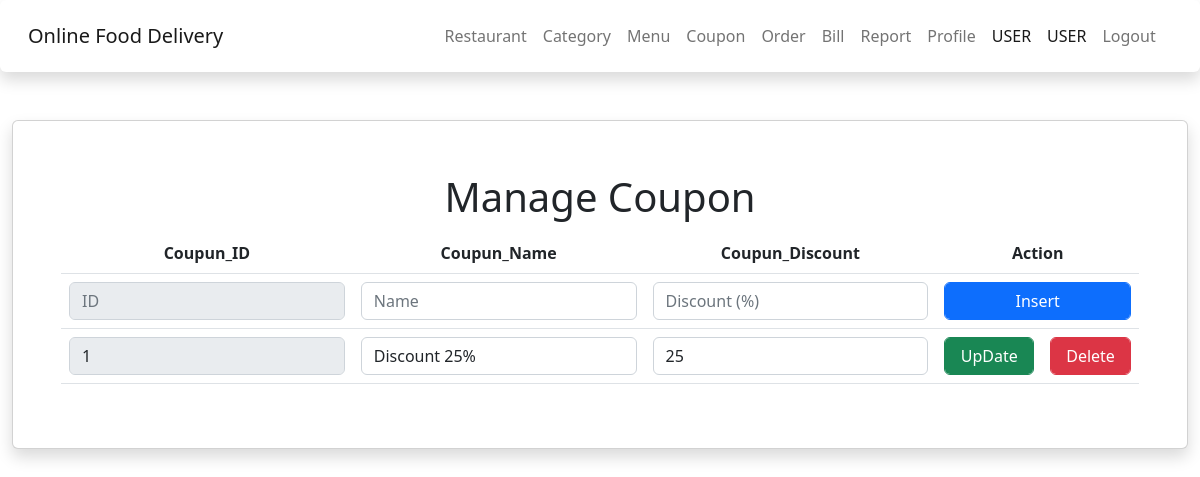
The app's page /restaurant/manage_coupon.php (signed in), older data.
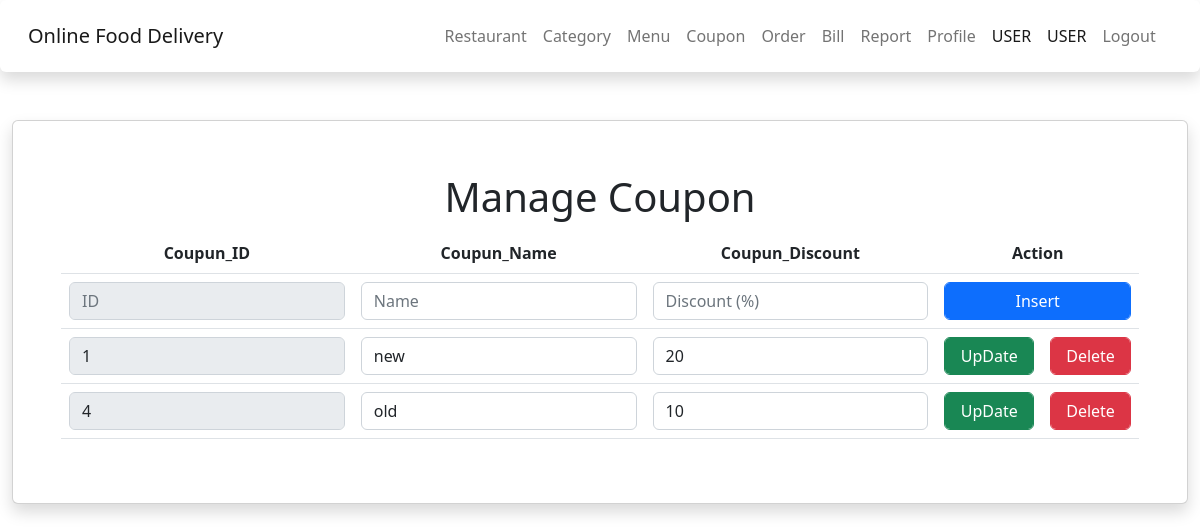
The same page, newer data.
### tables this page shows
CREATE TABLE `coupon` (
  `coupon_id` int(11) NOT NULL,
  `coupon_name` varchar(50) NOT NULL,
  `coupon_discount` int(3) NOT NULL
);

### restaurant/manage_coupon.php (the view, shortened to what this page needs)
<!DOCTYPE html>
<html lang="en">
<head>
    <?php include('../asset/head/head-rest.php'); ?>
</head>
<body>
    <div class="container-fluid content">
        <div class="card shadow p-5 mb-5 bg-body rounded">
            <h1 align="center" class="p-1">Manage Coupon</h1>
            <div class="table-responsive">
                <table class="table">
                    <thead align="center">
                        <th>Coupun_ID</th>
                        <th>Coupun_Name</th>
                        <th>Coupun_Discount</th>
                        <th colspan="2">Action</th>
                    </thead>
                    <tbody>
                        <form action="config_coupon.php" method="POST">
                            <td><input type="text" name="coupon_id" class="form-control" placeholder="ID" disabled></td>
                            <td><input type="text" name="coupon_name" class="form-control" placeholder="Name"></td>
                            <td><input type="text" name="coupon_discount" class="form-control"
                                    placeholder="Discount (%)"></td>
                            <center>
                                <td colspan="2"><button type="submit" name="insert"
                                        class="btn btn-primary form-control">Insert</button></td>
                            </center>
                        </form>
                    </tbody>
                    <?php
                    include('../connect.php');
                    $sql = "SELECT * FROM coupon";
                    $query = mysqli_query($conn, $sql);
                    while ($result = mysqli_fetch_array($query)) {
                        ?>
                        <tbody>
                            <form action="config_coupon.php" method="POST">
                                <td><input type="text" name="coupon_id" disabled class="form-control"
                                        value="<?php echo $result['coupon_id']; ?>"></td>
                                <td><input type="text" name="coupon_name" class="form-control"
                                        value="<?php echo $result['coupon_name']; ?>"></td>
                                <td><input type="text" name="coupon_discount" class="form-control"
                                        value="<?php echo $result['coupon_discount']; ?>"></td>
                                <td><button type="submit" name="update" class="btn btn-success form-control">UpDate</button>
                                </td>
                                <td><button type="submit" name="delete" class="btn btn-danger form-control">Delete</button>
                                </td>
                        </tbody>
                    <?php } ?>
                </table>
            </div>
        </div>
    </div>
</body>
</html>

Row changes from the older to the newer data that the page shows:
changed coupon id 1: coupon_name "Discount 25%" → "new"; coupon_discount "25" → "20"
added coupon: coupon_id "4", coupon_name "old", coupon_discount "10"
